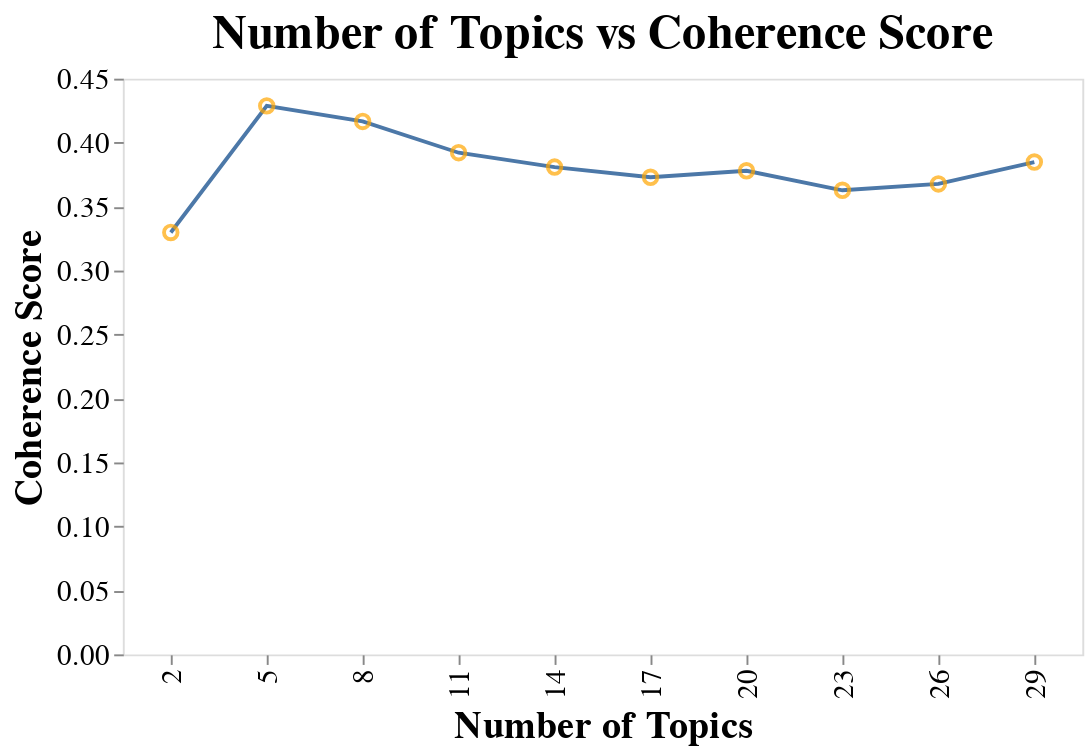

Notebook code for this chart:
### Markdown cell above
## Visualize Topic Distribution

### Code cell
base_chart = alt.Chart(model_df)
line = base_chart.mark_line().encode(
            x=alt.X('num_topics:N', axis=alt.Axis(title='Number of Topics')),
            y=alt.Y('coherence_score', axis=alt.Axis(title='Coherence Score')),
            tooltip = ['num_topics', 'coherence_score']
)

point = base_chart.mark_point(color='orange', size=50).encode(
            x=alt.X('num_topics:N', axis=alt.Axis(title='Number of Topics')),
            y=alt.Y('coherence_score', axis=alt.Axis(title='Coherence Score')),
            tooltip = ['num_topics', 'coherence_score']
)    


(line + point
).properties(width=500, height=300, title='Number of Topics vs Coherence Score'
).configure_title(fontSize=25
).configure_axis(grid=False, domain=False, 
                 labelFontSize=15,titleFontSize=20)

### Figure 1 — Vega-Lite specification as saved in the notebook (floating-point values rounded to 4 significant figures)
{"config": {"view": {"continuousWidth": 400, "continuousHeight": 300}, "axis": {"domain": false, "grid": false, "labelFontSize": 15, "titleFontSize": 20}, "title": {"fontSize": 25}}, "layer": [{"mark": "line", "encoding": {"tooltip": [{"type": "quantitative", "field": "num_topics"}, {"type": "quantitative", "field": "coherence_score"}], "x": {"type": "nominal", "axis": {"title": "Number of Topics"}, "field": "num_topics"}, "y": {"type": "quantitative", "axis": {"title": "Coherence Score"}, "field": "coherence_score"}}}, {"mark": {"type": "point", "color": "orange", "size": 50}, "encoding": {"tooltip": [{"type": "quantitative", "field": "num_topics"}, {"type": "quantitative", "field": "coherence_score"}], "x": {"type": "nominal", "axis": {"title": "Number of Topics"}, "field": "num_topics"}, "y": {"type": "quantitative", "axis": {"title": "Coherence Score"}, "field": "coherence_score"}}}], "data": {"name": "data-4251feffdb6ddd3d6a7a108cd5d7b2b7"}, "height": 300, "title": "Number of Topics vs Coherence Score", "width": 500, "$schema": "https://vega.github.io/schema/vega-lite/v4.8.1.json", "datasets": {"data-4251feffdb6ddd3d6a7a108cd5d7b2b7": [{"num_topics": 2, "coherence_score": 0.3298, "perplexity_score": -8.483}, {"num_topics": 5, "coherence_score": 0.4287, "perplexity_score": -8.439}, {"num_topics": 8, "coherence_score": 0.4166, "perplexity_score": -8.694}, {"num_topics": 11, "coherence_score": 0.3921, "perplexity_score": -9.561}, {"num_topics": 14, "coherence_score": 0.3809, "perplexity_score": -11.83}, {"num_topics": 17, "coherence_score": 0.3729, "perplexity_score": -12.91}, {"num_topics": 20, "coherence_score": 0.378, "perplexity_score": -13.67}, {"num_topics": 23, "coherence_score": 0.3628, "perplexity_score": -14.26}, {"num_topics": 26, "coherence_score": 0.3677, "perplexity_score": -15.0}, {"num_topics": 29, "coherence_score": 0.3849, "perplexity_score": -15.47}]}}
